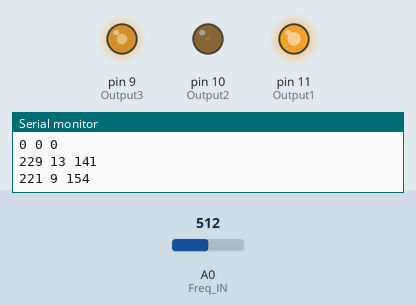
Recording of a sketch running on a simulated Arduino Uno, built with avr-gcc and run on an emulated ATmega328P. On the bench: output pins drawn as LEDs (lit = HIGH), the last lines printed to the serial monitor. Inputs (shaded band) come from the test bench; at power-on: A0 (Freq_IN) = 512.

Above: at 1.3 s.
1.4 s: A0 (Freq_IN) set to 15
At 1.99 s:
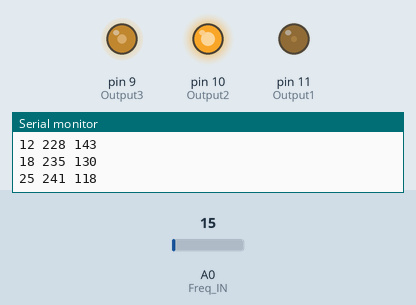
4.5 s: A0 (Freq_IN) set to 14
At 4.73 s:
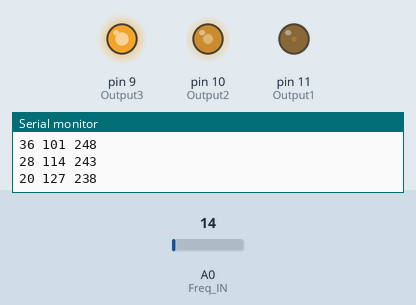
7.6 s: A0 (Freq_IN) set to 122
At 8.27 s:
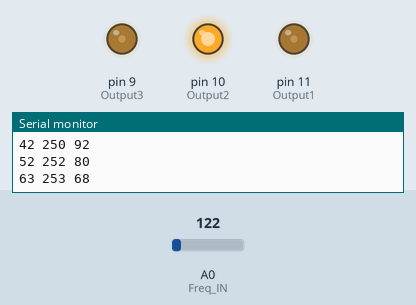
10.7 s: A0 (Freq_IN) set to 306
13.8 s: A0 (Freq_IN) set to 511
Timing chart, 0 to 56.8 s (numbered marks = the images above; inputs shaded):
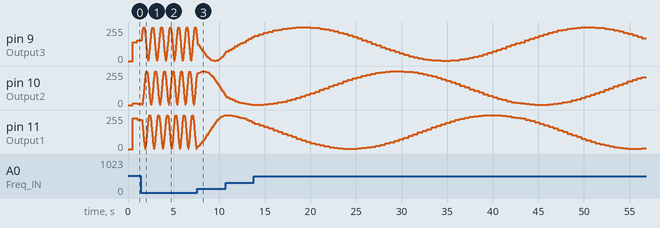

The sketch:

arduino_clock.ino
```cpp
//-------www<electronics-project-hub>com--------//
#include <math.h>
int Output1 = 11;
int Output2 = 10;
int Output3 = 9;
int potVal = 0;
float A = 0;
float B = 0.104;
int Freq_IN = A0;
int var1 = 0;
int var2 = 0;
int var3 = 0;
int var4 = 0;
int var5 = 0;
int var6 = 0;
float Phase1 = 2 * PI / 3;
float Phase2 = 4 * PI / 3;
float Phase3 = 2 * PI;
boolean toggle = true; // true = Enabling Serial Plotter Output
void setup()
{
  Serial.begin(9600);
  pinMode(Output1, OUTPUT);
  pinMode(Output2, OUTPUT);
  pinMode(Output3, OUTPUT);
  pinMode(Freq_IN, INPUT);
}
void loop()
{
  A += B;
  analogWrite(Output1, var1);
  analogWrite(Output2, var2);
  analogWrite(Output3, var3);
  if (toggle == true)
  {
    Serial.print(var1);
    Serial.print(" ");
    Serial.print(var2);
    Serial.print(" ");
    Serial.println(var3);
  }
  var4 = 126 * sin(A + Phase1);
  var1 = var4 + 128;
  var5 = 126 * sin(A + Phase2);
  var2 = var5 + 128;
  var6 = 126 * sin(A + Phase3);
  var3 = var6 + 128;
  if (A >= 2 * PI)
  {
    A = 0;
  }
  potVal = analogRead(Freq_IN);
  delay(potVal);
}
//-------www<electronics-project-hub>com--------//
```

Measured:
- the behaviour switches between 15 and 14 on A0 (Freq_IN) (found by bisection; images 1 and 2)
